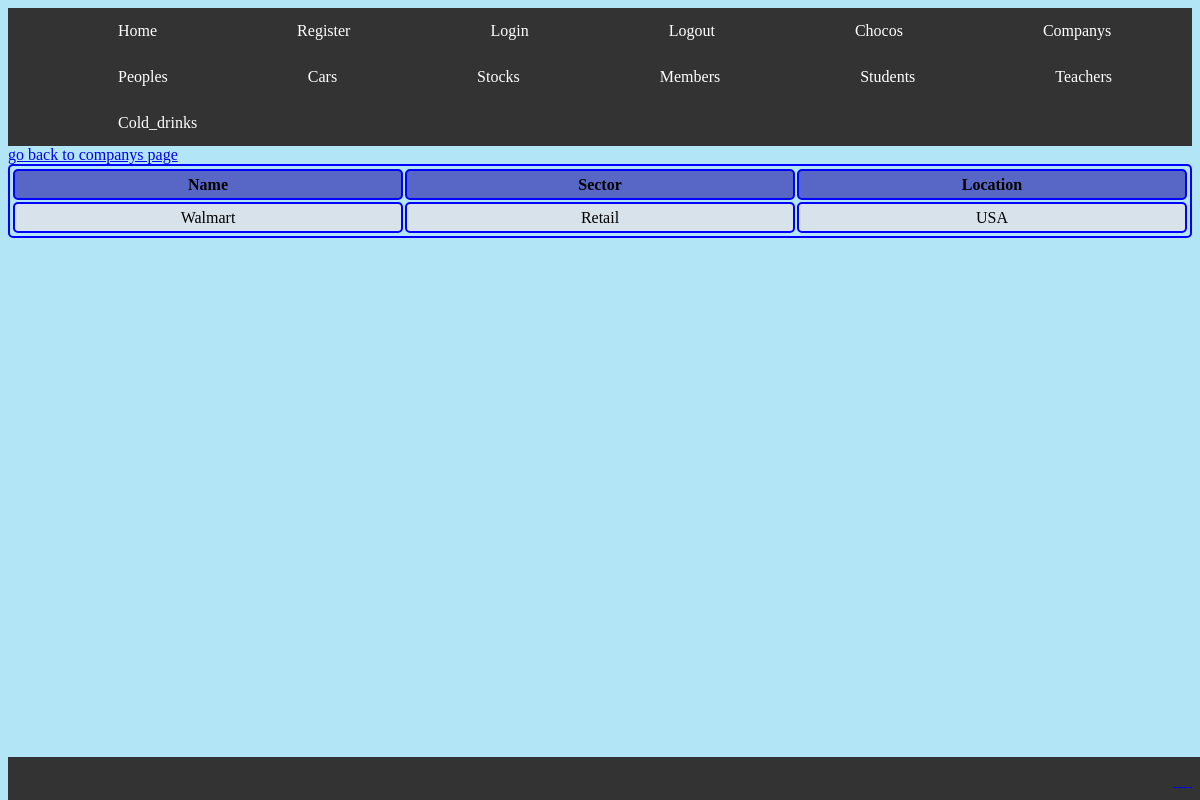
The page /user/get-company/1 on the database its author committed.
### playground/models.py (models this page shows)
class Companys(models.Model):
    name = models.CharField(max_length=255, default="none")
    sector = models.CharField(max_length=255, default="none")
    location = models.CharField(max_length=255, default="none")

### playground/views.py (the view)
# urls.py: path("get-company/<int:id>", views.get_comapny, name="co_name"),
def get_comapny(request, id):
    co_one = Companys.objects.get(id=id)
    print(co_one.name)
    print(co_one.sector)
    return render(request, "company_detail.html", {"company": co_one})

### playground/templates/company_detail.html (shortened to what this page needs)
{% load static %}
<!DOCTYPE html>
<html>
<head>
</head>
<link rel="stylesheet" href={% static 'templates.css' %}>
{% include 'header.html' %}
<body>
    <table style="width:100%">
        <thead>
            <tr>
                <th>Name</th>
                <th>Sector</th>
                <th>Location</th>
            </tr>
        </thead>
        <tbody>
            <td>
                {{company.name }}
            </td>
            <td>
                {{ company.sector }}
            </td>
            <td>
                {{ company.location }}
            </td>
        </tbody>
        <a href="{% url 'companys' %}">go back to companys page</a>
          {% include 'footer.html' %}
</body>
</html>

### playground/static/templates.css (style rules this page uses)
th, td { background-color: rgb(216, 226, 235); padding-top: 20px; padding-bottom: 20px; padding-left: 30px; padding-right: 40px; }
th { background-color: rgb(88, 103, 197); }
body { background-color: rgb(178, 229, 246); }
table, th, td { border-radius: 5px; border: 2px solid blue; padding: 1px; width: 200px; height: 25px; text-align: center; }

### rows shown on the page
Companys: name "Walmart", sector "Retail", location "USA"
